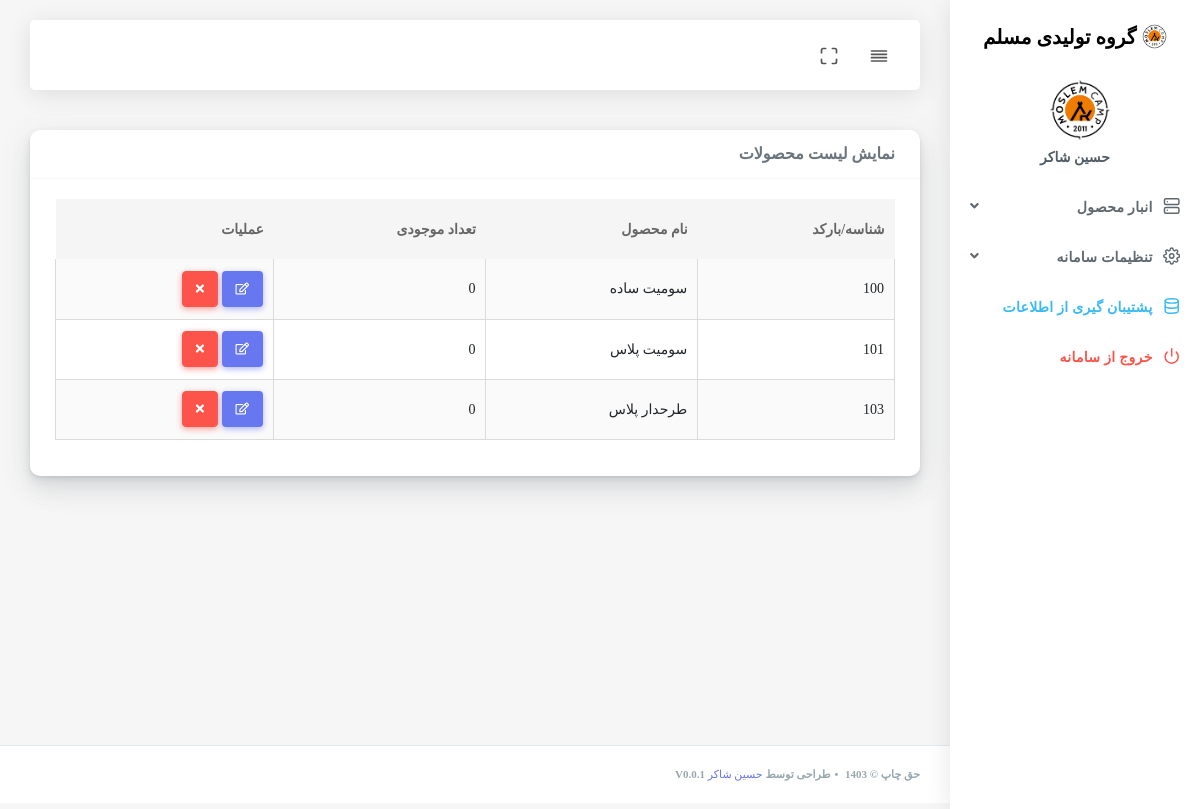
/inc/addons/products/productslist.php (signed in), run on an earlier commit of the app's database.
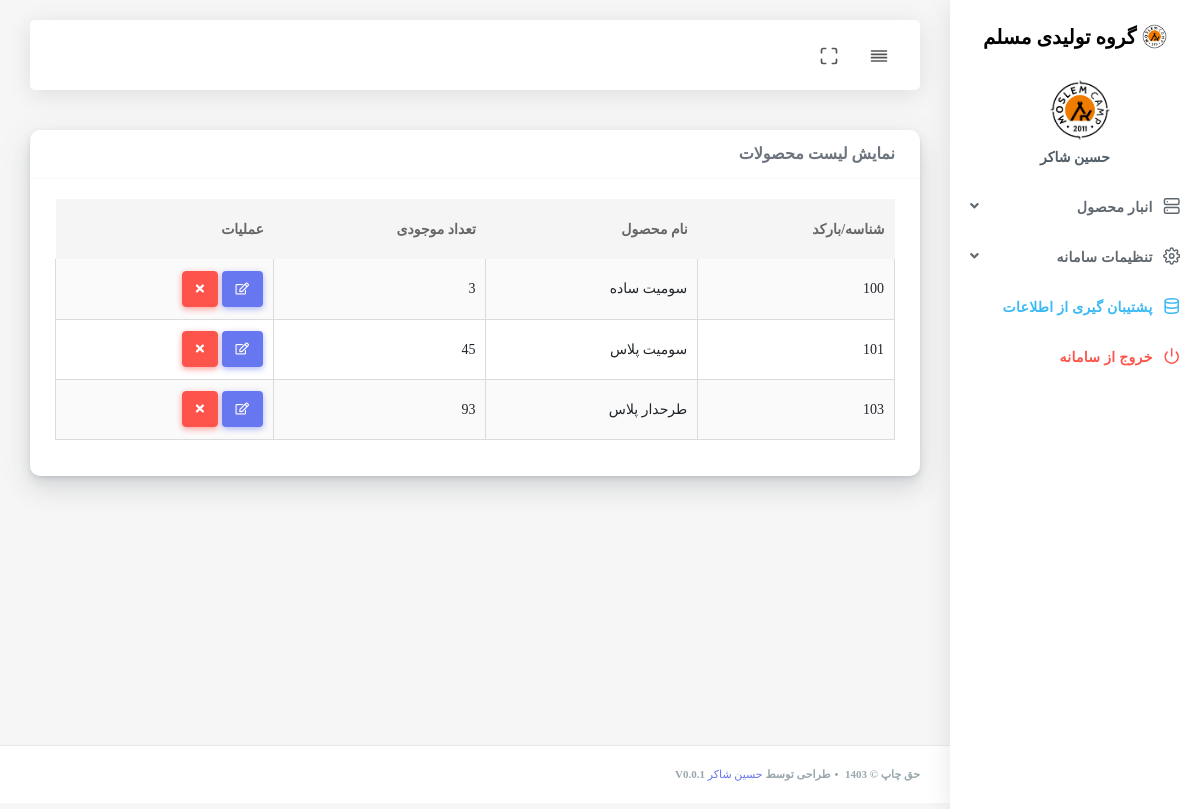
And on a later commit of the database.
### tables this page shows
CREATE TABLE `products` (
  `id` int(11) NOT NULL AUTO_INCREMENT,
  `product_name` text NOT NULL,
  `productqr` int(11) NOT NULL,
  `minStock` int(11) NOT NULL,
  `stock` int(11) NOT NULL,
  PRIMARY KEY (`id`)
);

### inc/addons/products/productslist.php (the view, shortened to what this page needs)
<?php
$title_page = "نمایش لیست محصولات ";
require_once '../../../header.php';
$sql = "SELECT * FROM products";
$result = $connection->query($sql);
?>
<div class="main-content">
    <nav class="row">
        <div class="col-12">
            <div class="card">
                <div class="card-header">
                    <h4><?php echo $title_page;  ?></h4>
                </div>
                <div class="card-body">
                    <div class="table-responsive">
                        <?php if ($result->num_rows > 0) : ?>
                            <table class="table table-striped table-hover" id="tableExport" style="width:100%;">
                                <thead>
                                    <tr>
                                        <th>شناسه/بارکد</th>
                                        <th>نام محصول</th>
                                        <th>تعداد موجودی</th>
                                        <th>عملیات</th>
                                    </tr>
                                </thead>
                                <tbody>
                                    <?php while ($row = $result->fetch_assoc()) : ?>
                                        <tr>
                                            <td><?php echo $row['productqr']; ?></td>
                                            <td><?php echo $row['product_name']; ?></td>
                                            <td><?php echo $row['stock']; ?></td>
                                            <td>
                                                <a href="edit-product.php?id=<?php echo $row['id']; ?>" class="btn btn-icon btn-primary"><i class="far fa-edit"></i></a>
                                                <a href="productslist.php?del=<?php echo $row['id']; ?>" class="btn btn-icon btn-danger"><i class="fas fa-times"></i></a>
                                            </td>
                                        </tr>
                                    <?php endwhile; ?>
                                </tbody>
                            </table>
                        <?php else : ?>
                            <div class="alert alert-info">
                                هیچ محصول اولیه‌ای یافت نشد.
                            </div>
                        <?php endif; ?>
                    </div>
                </div>
            </div>
        </div>
    </div>
</div>
<?php require_once '../../../footer.php'; ?>

What changed in the data, as far as the page shows it:
changed products "سومیت ساده": stock "0" → "3"
changed products "سومیت پلاس": stock "0" → "45"
changed products "طرحدار پلاس": stock "0" → "93"
